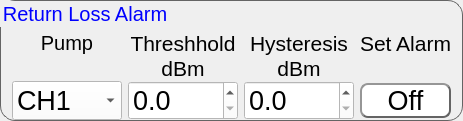
         <widget class="QGroupBox" name="groupBox_7">
          <property name="styleSheet">
           <string notr="true">QGroupBox{
border-color: rgb(100, 100, 100);
border-width: 1px;        
border-style: solid;
border-radius: 15px;
font: 20px;
}
QGroupBox:title{
color: rgb(0, 0, 255);
}</string>
          </property>
          <property name="title">
           <string>Return Loss Alarm</string>
          </property>
          <layout class="QGridLayout" name="gridLayout_8">
           <property name="topMargin">
            <number>30</number>
           </property>
           <property name="bottomMargin">
            <number>0</number>
           </property>
           <property name="horizontalSpacing">
            <number>6</number>
           </property>
           <property name="verticalSpacing">
            <number>0</number>
           </property>
           <item row="2" column="0">
            <widget class="QComboBox" name="alm_3">
             <property name="font">
              <font>
               <pointsize>20</pointsize>
              </font>
             </property>
             <property name="styleSheet">
              <string notr="true">background-color: rgb(255, 255, 255);</string>
             </property>
             <item>
              <property name="text">
               <string>CH1</string>
              </property>
             </item>
             <item>
              <property name="text">
               <string>CH2</string>
              </property>
             </item>
             <item>
              <property name="text">
               <string>CH3</string>
              </property>
             </item>
             <item>
              <property name="text">
               <string>CH4</string>
              </property>
             </item>
            </widget>
           </item>
           <item row="0" column="1">
            <widget class="QLabel" name="label_45">
             <property name="minimumSize">
              <size>
               <width>110</width>
               <height>0</height>
              </size>
             </property>
             <property name="font">
              <font>
               <pointsize>16</pointsize>
              </font>
             </property>
             <property name="text">
              <string>Threshhold</string>
             </property>
             <property name="alignment">
              <set>Qt::AlignCenter</set>
             </property>
            </widget>
           </item>
           <item row="0" column="2">
            <widget class="QLabel" name="label_46">
             <property name="minimumSize">
              <size>
               <width>110</width>
               <height>0</height>
              </size>
             </property>
             <property name="font">
              <font>
               <pointsize>16</pointsize>
              </font>
             </property>
             <property name="text">
              <string>Hysteresis</string>
             </property>
             <property name="alignment">
              <set>Qt::AlignCenter</set>
             </property>
            </widget>
           </item>
           <item row="0" column="3">
            <widget class="QLabel" name="label_47">
             <property name="font">
              <font>
               <pointsize>16</pointsize>
              </font>
             </property>
             <property name="text">
              <string>Set Alarm</string>
             </property>
             <property name="alignment">
              <set>Qt::AlignCenter</set>
             </property>
            </widget>
           </item>
           <item row="2" column="2">
            <widget class="QDoubleSpinBox" name="alm_hys_3">
             <property name="font">
              <font>
               <pointsize>20</pointsize>
              </font>
             </property>
             <property name="styleSheet">
              <string notr="true">background-color: rgb(255, 255, 255);</string>
             </property>
             <property name="decimals">
              <number>1</number>
             </property>
            </widget>
           </item>
           <item row="2" column="3">
            <widget class="QPushButton" name="alm_set_3">
             <property name="font">
              <font>
               <pointsize>20</pointsize>
              </font>
             </property>
             <property name="styleSheet">
              <string notr="true">QPushButton{
	border-color: rgb(100, 100, 100);
	font: 20pt &quot;MS Shell Dlg 2&quot;;
	border-width: 2px;        
	border-style: outset;
	border-radius: 8px;
	background-color: rgb(255, 255, 255);
}
QPushButton:hover{
	background-color: rgb(225, 240, 255);
}
QPushButton:pressed{
	background-color: rgb(245, 245, 245);
}
</string>
             </property>
             <property name="text">
              <string>Off</string>
             </property>
             <property name="checkable">
              <bool>true</bool>
             </property>
            </widget>
           </item>
           <item row="2" column="1">
            <widget class="QDoubleSpinBox" name="alm_th_3">
             <property name="font">
              <font>
               <pointsize>20</pointsize>
              </font>
             </property>
             <property name="styleSheet">
              <string notr="true">background-color: rgb(255, 255, 255);</string>
             </property>
             <property name="decimals">
              <number>1</number>
             </property>
            </widget>
           </item>
           <item row="1" column="1">
            <widget class="QLabel" name="label_67">
             <property name="sizePolicy">
              <sizepolicy hsizetype="Fixed" vsizetype="Fixed">
               <horstretch>0</horstretch>
               <verstretch>0</verstretch>
              </sizepolicy>
             </property>
             <property name="minimumSize">
              <size>
               <width>110</width>
               <height>0</height>
              </size>
             </property>
             <property name="font">
              <font>
               <pointsize>16</pointsize>
              </font>
             </property>
             <property name="text">
              <string>dBm</string>
             </property>
             <property name="alignment">
              <set>Qt::AlignCenter</set>
             </property>
            </widget>
           </item>
           <item row="1" column="2">
            <widget class="QLabel" name="label_68">
             <property name="font">
              <font>
               <pointsize>16</pointsize>
              </font>
             </property>
             <property name="text">
              <string>dBm</string>
             </property>
             <property name="alignment">
              <set>Qt::AlignCenter</set>
             </property>
            </widget>
           </item>
           <item row="0" column="0">
            <widget class="QLabel" name="label_48">
             <property name="sizePolicy">
              <sizepolicy hsizetype="Preferred" vsizetype="Fixed">
               <horstretch>0</horstretch>
               <verstretch>0</verstretch>
              </sizepolicy>
             </property>
             <property name="minimumSize">
              <size>
               <width>110</width>
               <height>0</height>
              </size>
             </property>
             <property name="font">
              <font>
               <pointsize>15</pointsize>
              </font>
             </property>
             <property name="autoFillBackground">
              <bool>false</bool>
             </property>
             <property name="text">
              <string>Pump</string>
             </property>
             <property name="alignment">
              <set>Qt::AlignCenter</set>
             </property>
            </widget>
           </item>
          </layout>
         </widget>
